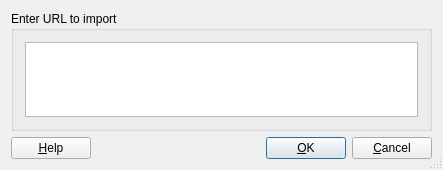
<?xml version="1.0" encoding="UTF-8"?>
<ui version="4.0">
 <class>URLDialogBA</class>
 <widget class="QDialog" name="URLDialogBA">
  <property name="geometry">
   <rect>
    <x>0</x>
    <y>0</y>
    <width>443</width>
    <height>170</height>
   </rect>
  </property>
  <property name="windowTitle">
   <string>Import URL</string>
  </property>
  <property name="sizeGripEnabled">
   <bool>true</bool>
  </property>
  <layout class="QGridLayout">
   <item row="1" column="0">
    <layout class="QHBoxLayout">
     <property name="spacing">
      <number>6</number>
     </property>
     <property name="margin">
      <number>0</number>
     </property>
     <item>
      <widget class="QPushButton" name="buttonHelp">
       <property name="text">
        <string>&amp;Help</string>
       </property>
       <property name="shortcut">
        <string>F1</string>
       </property>
       <property name="autoDefault">
        <bool>true</bool>
       </property>
      </widget>
     </item>
     <item>
      <spacer name="Horizontal Spacing2">
       <property name="orientation">
        <enum>Qt::Horizontal</enum>
       </property>
       <property name="sizeType">
        <enum>QSizePolicy::Expanding</enum>
       </property>
       <property name="sizeHint" stdset="0">
        <size>
         <width>20</width>
         <height>20</height>
        </size>
       </property>
      </spacer>
     </item>
     <item>
      <widget class="QPushButton" name="buttonOk">
       <property name="text">
        <string>&amp;OK</string>
       </property>
       <property name="shortcut">
        <string/>
       </property>
       <property name="autoDefault">
        <bool>true</bool>
       </property>
       <property name="default">
        <bool>true</bool>
       </property>
      </widget>
     </item>
     <item>
      <widget class="QPushButton" name="buttonCancel">
       <property name="text">
        <string>&amp;Cancel</string>
       </property>
       <property name="shortcut">
        <string/>
       </property>
       <property name="autoDefault">
        <bool>true</bool>
       </property>
      </widget>
     </item>
    </layout>
   </item>
   <item row="0" column="0">
    <widget class="QGroupBox" name="groupBox1">
     <property name="title">
      <string>Enter URL to import</string>
     </property>
     <layout class="QGridLayout">
      <item row="0" column="0">
       <widget class="QTextEdit" name="URLTextEdit"/>
      </item>
     </layout>
    </widget>
   </item>
  </layout>
 </widget>
 <layoutdefault spacing="6" margin="11"/>
 <resources/>
 <connections/>
</ui>
